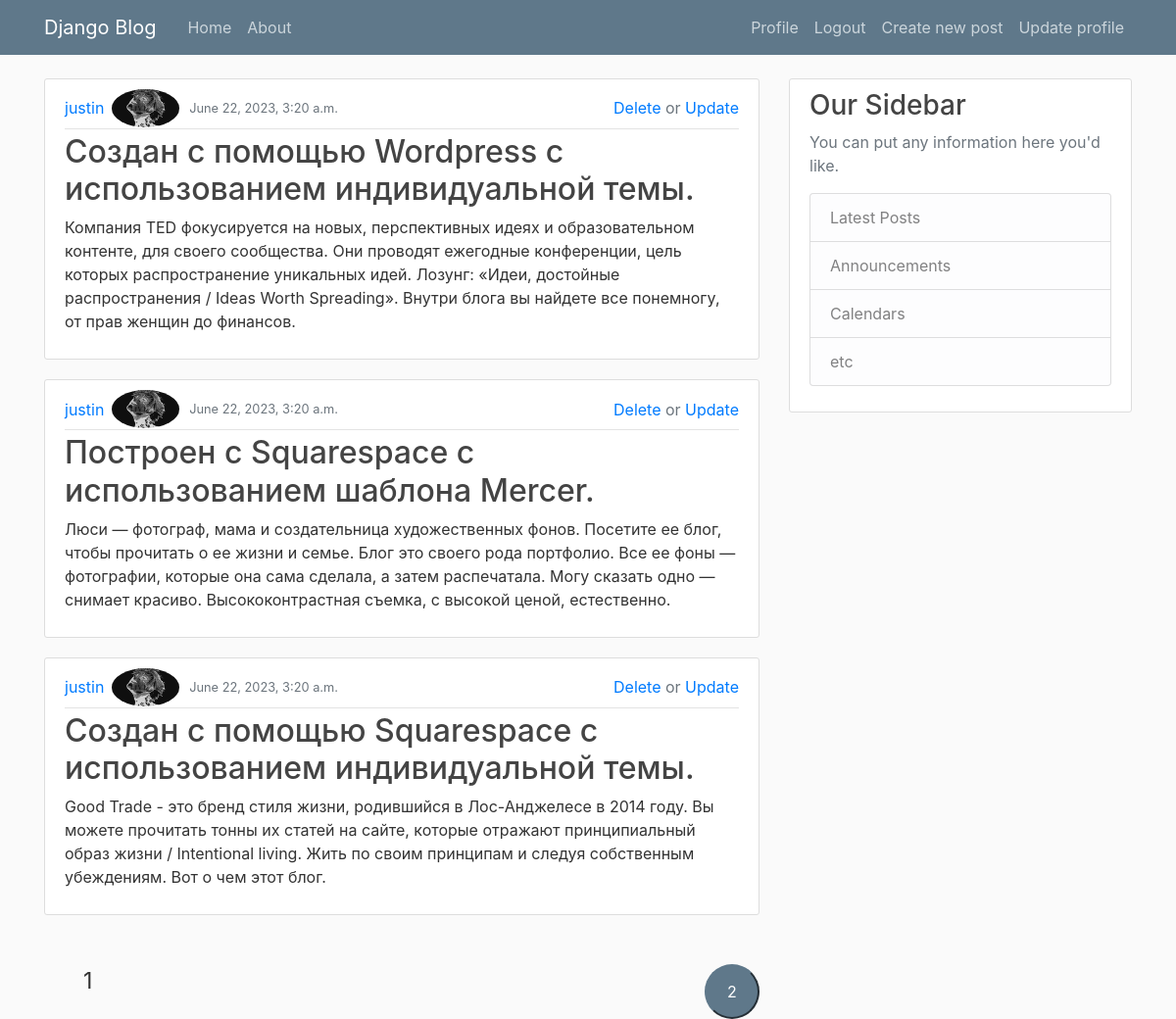
Screenshot of /home/ (signed in) with the database file from the repository.
### blog/models.py (models this page shows, shortened)
class Post(models.Model):
    title = models.CharField(max_length=200)
    content = models.TextField()
    publication_date = models.DateTimeField(auto_now=True)
    date_create = models.DateTimeField(auto_now_add=True)
    author = models.ForeignKey(CustomUser, on_delete=models.CASCADE)

### users/models.py (models this page shows)
class CustomUser(models.Model):
    user = models.OneToOneField(User, on_delete=models.CASCADE)
    image_to = models.ImageField(upload_to="images/")

### blog/views.py (the view)
# urls.py: path("home/", Show_all_posts.as_view(), name="show_all_post"),
class Show_all_posts(ListView):
    template_name = "blog/home.html"
    queryset = Post.objects.all()
    context_object_name = "posts"
    paginate_by = 3

### blog/templates/blog/home.html
{% extends "blog/base.html" %}
{% block content %}
{% for post in posts %}
<article class="media content-section">
    <div class="media-body">
        <div class="article-metadata d-flex align-items-center">
            <a class="mr-2" href="#">{{ post.author.user.username }}</a>
            <img src="{{ post.author.image_to.url }}"
                 style="margin-right: 10px; border-radius: 50%; width:10%; height:10%">
            <small class="text-muted">{{ post.date_create }}</small>
            {% if user.is_authenticated and user.pk == post.author.user.pk %}
            <span class="text-muted ml-auto"><a href="{% url 'delete_post' post.pk %}">Delete</a> or <a
                    href="{% url 'update_post' post.pk %}">Update</a></span>
            {% endif %}
        </div>
        <h2><a class="article-title" href="#">{{ post.title }}</a></h2>
        <p class="article-content">{{ post.content }}</p>
    </div>
</article>
{% endfor %}
<div style="margin-top: 50px;">
    <ul style="list-style: none; display:flex; justify-content:space-between;">
        {% for p in paginator.page_range %}
        {% if page_obj.number == p %}
        <li class="page-num page-num-selected d-inline" style="font-size: 23px;">{{ p }}</li>
        {% elif p >= page_obj.number|add:-2 and p <= page_obj.number|add:2 %}
        <button class="page-num d-inline"
                style="background-color: rgb(95,120,138); border-color: rgb(95,120,138); width: 56px; height: 56px; border-radius: 50%;">
            <a href="?page={{ p }}" style=" color: white;">{{ p }}</a></button>
        {% endif %}
        {% endfor %}
    </ul>
</div>
{% endblock content %}

### blog/static/blog/main.css (style rules this page uses)
body { background: #fafafa; color: #333333; margin-top: 5rem; }
h1, h2, h3, h4, h5, h6 { color: #444444; }
ul { margin: 0; }
.content-section { background: #ffffff; padding: 10px 20px; border: 1px solid #dddddd; border-radius: 3px; margin-bottom: 20px; }
.article-title { color: #444444; }
.article-content { white-space: pre-line; }
.article-metadata { padding-bottom: 1px; margin-bottom: 4px; border-bottom: 1px solid #e3e3e3 }

### rows the page displays
Post: author.user.username "justin", author.image_to (picture), date_create "June 22, 2023, 3:20 a.m.", shows "Delete", title "Создан с помощью Wordpress с использованием индивидуальной темы.", content "Компания TED фокусируется на новых, перспективных идеях и образовательном контенте, для своего сообщества. Они проводят ежегодные конференции, цель которых распространение уникальных идей. Лозунг: «Идеи, достойные распространения / Ideas Worth Spreading». Внутри блога вы найдете все понемногу, от прав женщин до финансов."
Post: author.user.username "justin", author.image_to (picture), date_create "June 22, 2023, 3:20 a.m.", shows "Delete", title "Построен с Squarespace с использованием шаблона Mercer.", content "Люси — фотограф, мама и создательница художественных фонов. Посетите ее блог, чтобы прочитать о ее жизни и семье. Блог это своего рода портфолио. Все ее фоны — фотографии, которые она сама сделала, а затем распечатала. Могу сказать одно — снимает красиво. Высококонтрастная съемка, с высокой ценой, естественно."
Post: author.user.username "justin", author.image_to (picture), date_create "June 22, 2023, 3:20 a.m.", shows "Delete", title "Создан с помощью Squarespace с использованием индивидуальной темы.", content "Good Trade - это бренд стиля жизни, родившийся в Лос-Анджелесе в 2014 году. Вы можете прочитать тонны их статей на сайте, которые отражают принципиальный образ жизни / Intentional living. Жить по своим принципам и следуя собственным убеждениям. Вот о чем этот блог."

### other values shown
{{ p }} "1"
{{ p }} "2"
